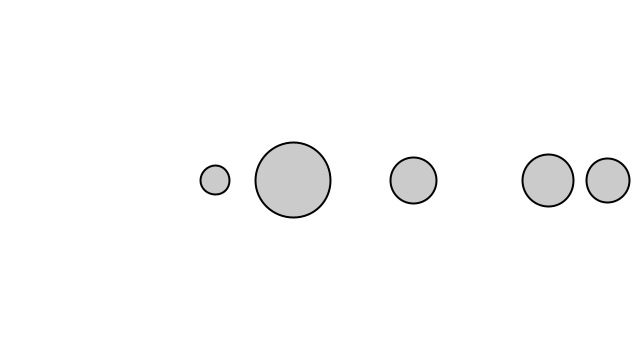
Frame 1 (no input)
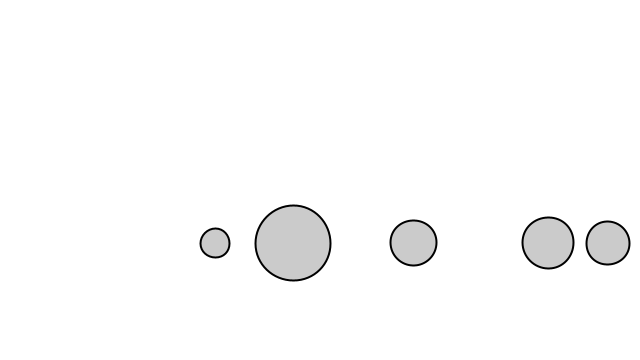
Frame 60 (the mouse pressed at the canvas centre just before this capture)
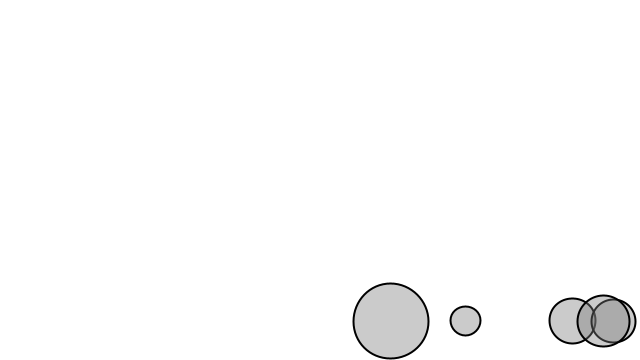
Frame 120 (the mouse held since frame 60 and released just before this capture)

The Processing sketch that drew these frames (run headless with seeded random() and noise(); from frame 60 on, the mouse is pressed at the canvas centre):

// Processing sketch: forceWithMass01
// ── forceWithMass01.pde
// A force is a vector that causes an object with mass to accelerate
// data
int bgColor;
Mover[] movers;

void setup() {
  size(640, 360);
  bgColor = 255;
  movers = new Mover[5];
  for (int i = 0; i < movers.length; i++) {
    movers[i] = new Mover();
  }
}

void draw() {
  background(bgColor);
 
  for (Mover m : movers) {
    PVector gravity = new PVector(0, 0.2);
    gravity.mult(m.mass); // scaling by mass to make all obj fall with the same acc
    m.applyForce(gravity);
  
    if (mousePressed) {
      PVector wind = new PVector(0.1, 0);
      m.applyForce(wind);
    }
  
    m.update();
    m.edges();
    m.display();
  }
}

// ── Mover.pde
class Mover {
  PVector pos, vel, acc;
  float mass, rad;

  Mover() {
    pos = new PVector(random(1,width-1), height/2);
    vel = new PVector(0, 0);
    acc = new PVector(0, 0);
    mass = random(0.5, 3);
    rad = mass * 20;
  }

  // Newton's 2nd
  void applyForce(PVector force) {
    PVector f = PVector.div(force, mass);
    acc.add(f);
  }

  void update() {
    vel.add(acc);
    pos.add(vel);
    // vel.limit(5);
    
    // wiping out acc for proper force application - does not continually accumulate
    acc.mult(0);
  }

  void edges() {
    if (pos.x > width) {
      pos.x = width;
      vel.x *= -1;
    }
    if (pos.x < 0) {
      pos.x = 0;
      vel.x *= -1;
    }
    if (pos.y > height) {
      pos.y = height; //<>//
      vel.y *= -1; //<>//
    }
    if (pos.y < 0) {
      pos.y = 0;
      vel.y *= -1;
    }
  }

  void display() {
    stroke(0);
    strokeWeight(2);
    fill(123,100);
    ellipseMode(RADIUS);
    ellipse(pos.x, pos.y, rad, rad);
  }
}
